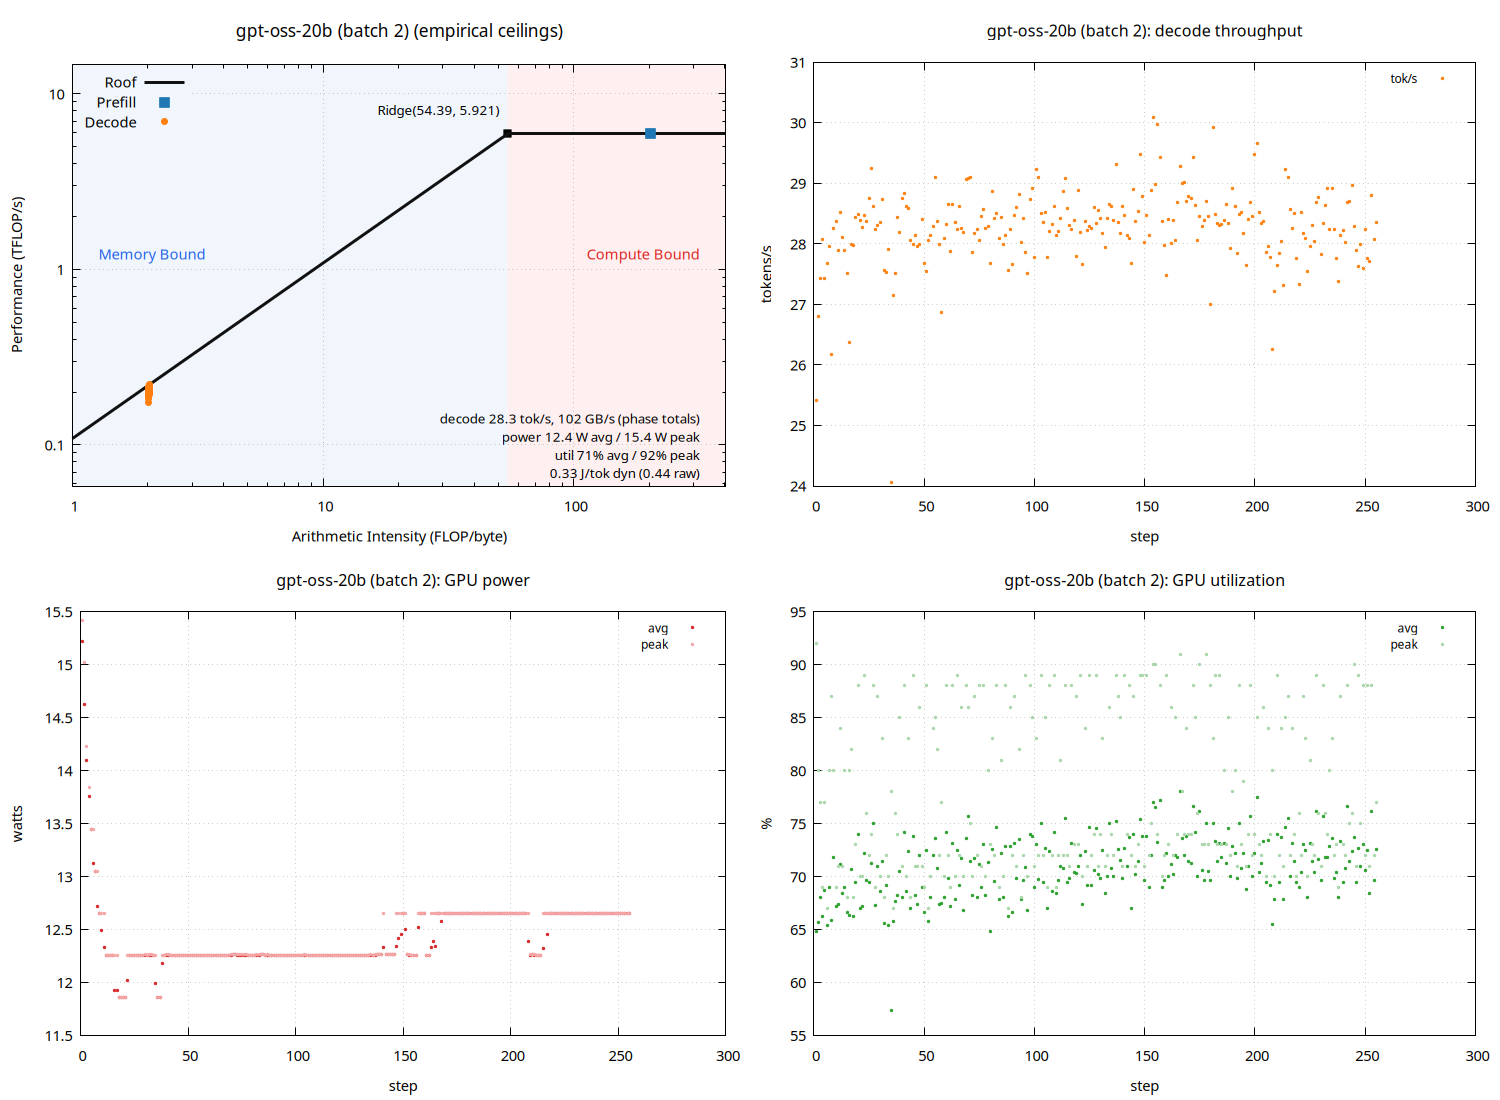

Write the gnuplot code that produced this figure.
set terminal pngcairo size 1500,1100 enhanced font 'Sans,11'
set output 'sweep_thor_tf/gpt_b002_roofline.png'
set datafile separator "\t"
set datafile missing 'NaN'
set multiplot layout 2,2
unset label
unset object
unset arrow
set title "gpt-oss-20b (batch 2) (empirical ceilings)" font ',13'
set xlabel "Arithmetic Intensity (FLOP/byte)"
set ylabel "Performance (TFLOP/s)"
set logscale xy
set xrange [1:404.439]
set yrange [0.0583017:14.8026]
set grid xtics ytics
set key top left
set object 1 rectangle from graph 0, graph 0 to first 54.3879, graph 1 \
    fillcolor rgb '#dce9f7' fillstyle solid 0.45 noborder behind
set object 2 rectangle from first 54.3879, graph 0 to graph 1, graph 1 \
    fillcolor rgb '#fbdcdc' fillstyle solid 0.45 noborder behind
set label 1 "Memory Bound" at graph 0.04, graph 0.55 left \
    textcolor rgb '#2563eb' font ',11'
set label 2 "Compute Bound" at graph 0.96, graph 0.55 right \
    textcolor rgb '#dc2626' font ',11'
set label 3 "Ridge(54.39, 5.921)" \
    at first 54.3879, first 5.92105 right \
    point pointtype 5 pointsize 1.2 \
    offset character -1.5, character 1 font ',10'
set label 4 "decode 28.3 tok/s, 102 GB/s (phase totals)\npower 12.4 W avg / 15.4 W peak\nutil 71% avg / 92% peak\n0.33 J/tok dyn (0.44 raw)" at graph 0.96, graph 0.16 right font ',10'
peak_t = 5.92105
peak_b = 108.867
roof(x) = (x * peak_b / 1000.0 < peak_t) ? x * peak_b / 1000.0 : peak_t
plot roof(x) with lines linewidth 3 linecolor rgb '#111111' title 'Roof', \
     'sweep_thor_tf/gpt_b002_roofline.dat' using 3:(strcol(2) eq 'prefill' ? $4 : 1/0) with points \
         pointtype 5 pointsize 1.6 linecolor rgb '#1f77b4' title 'Prefill', \
     'sweep_thor_tf/gpt_b002_roofline.dat' using 3:(strcol(2) eq 'decode' ? $4 : 1/0) with points \
         pointtype 7 pointsize 1.0 linecolor rgb '#ff7f0e' title 'Decode'

unset label
unset object
unset arrow
unset logscale
set xrange [*:*]
set yrange [*:*]
set title "gpt-oss-20b (batch 2): decode throughput" font ',12'
set xlabel "step"
set ylabel "tokens/s"
set grid xtics ytics
set key top right font ',9'
plot 'sweep_thor_tf/gpt_b002_roofline.dat' using 1:(strcol(2) eq 'decode' ? $5 : 1/0) with points pointtype 7 pointsize 0.4 linecolor rgb '#ff7f0e' title 'tok/s'

unset label
unset object
unset arrow
unset logscale
set xrange [*:*]
set yrange [*:*]
set title "gpt-oss-20b (batch 2): GPU power" font ',12'
set xlabel "step"
set ylabel "watts"
set grid xtics ytics
set key top right font ',9'
plot 'sweep_thor_tf/gpt_b002_roofline.dat' using 1:(strcol(2) eq 'decode' ? $6 : 1/0) with points pointtype 7 pointsize 0.4 linecolor rgb '#d62728' title 'avg', \
     'sweep_thor_tf/gpt_b002_roofline.dat' using 1:(strcol(2) eq 'decode' ? $8 : 1/0) with points pointtype 7 pointsize 0.4 linecolor rgb '#f4a6a6' title 'peak'

unset label
unset object
unset arrow
unset logscale
set xrange [*:*]
set yrange [*:*]
set title "gpt-oss-20b (batch 2): GPU utilization" font ',12'
set xlabel "step"
set ylabel "%"
set grid xtics ytics
set key top right font ',9'
plot 'sweep_thor_tf/gpt_b002_roofline.dat' using 1:(strcol(2) eq 'decode' ? $7 : 1/0) with points pointtype 7 pointsize 0.4 linecolor rgb '#2ca02c' title 'avg', \
     'sweep_thor_tf/gpt_b002_roofline.dat' using 1:(strcol(2) eq 'decode' ? $9 : 1/0) with points pointtype 7 pointsize 0.4 linecolor rgb '#a9d7a9' title 'peak'

unset multiplot
